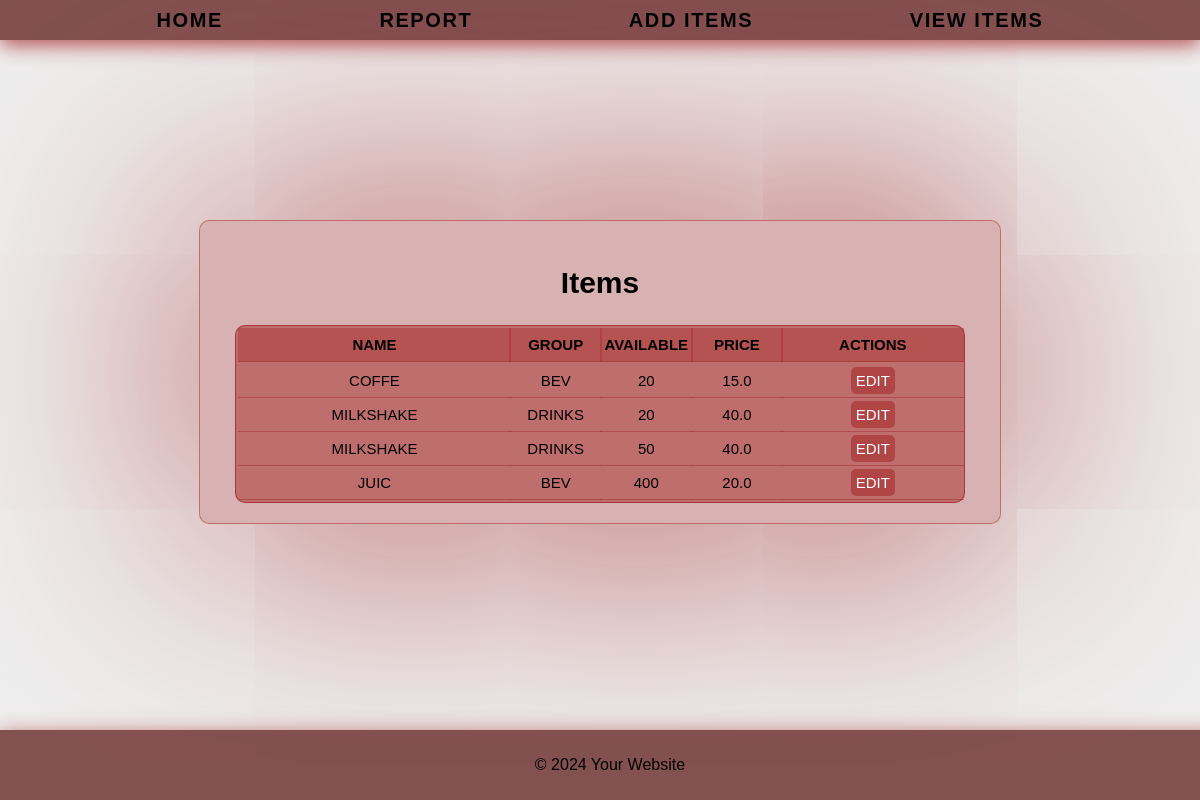
/items, run on an earlier commit of the app's database.
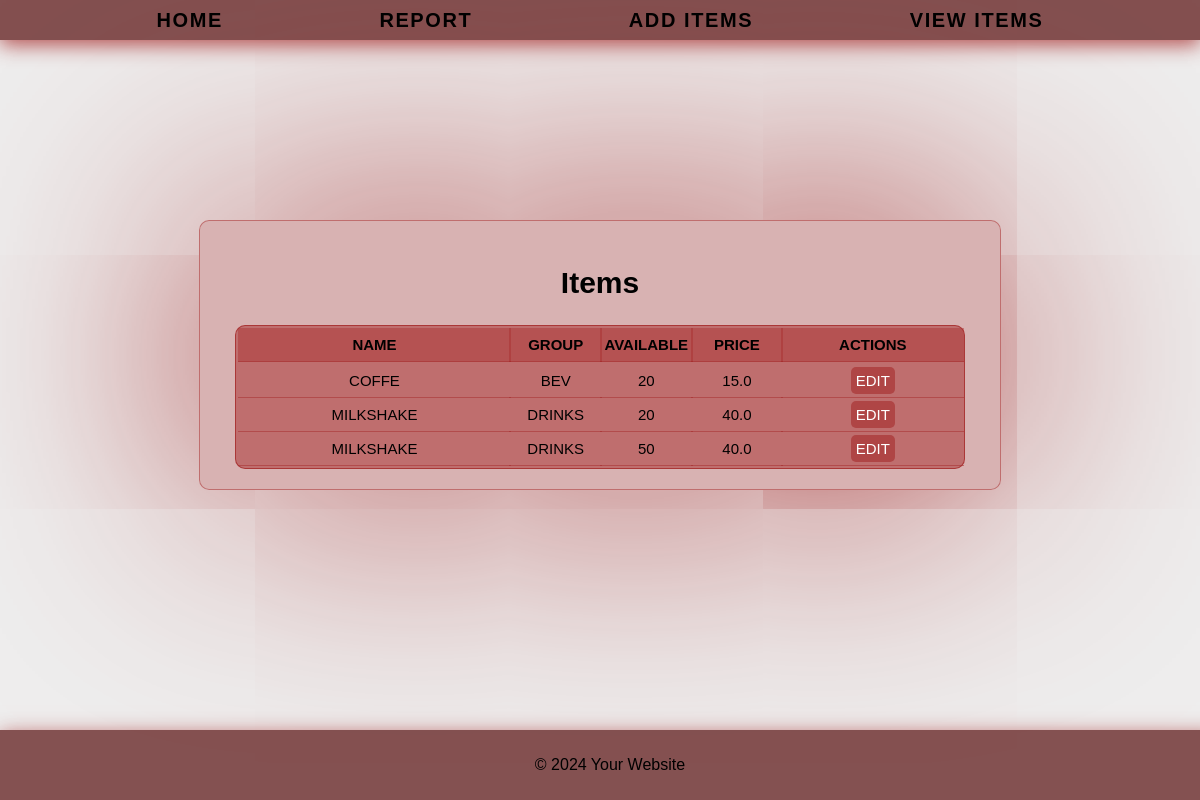
And on a later commit of the database.
### app/models.py (models this page shows)
class Item(db.Model):
    id = db.Column(db.Integer, primary_key=True)
    name = db.Column(db.String(100), nullable=False)
    group = db.Column(db.String(100), nullable=False)
    quantity = db.Column(db.Integer, nullable=False)
    price = db.Column(db.Float, nullable=False)
    user_id = db.Column(db.Integer, db.ForeignKey('user.id'), nullable=False)

### app/views.py (the view)
@app.route('/items')
def items():
    items = Item.query.all()
    return render_template('items.html', items=items)

### app/templates/items.html (shortened to what this page needs)
{% extends 'layout.html' %}
{% block content %}
<section class="items">
    <h2>Items</h2>
    <table class="item-table">
        <thead>
            <tr>
                <th>Name</th>
                <th>Group</th>
                <th>Available</th>
                <th>Price</th>
                <th>Actions</th>
            </tr>
        </thead>
        <tbody>
            {% for item in items %}
            <tr>
                <td>{{ item.name }}</td>
                <td>{{ item.group }}</td>
                <td>{{ item.quantity }}</td>
                <td>{{ item.price }}</td>
                <td><a href="{{ url_for('edit_item', item_id=item.id) }}">Edit</a></td>
            </tr>
            {% endfor %}
        </tbody>
    </table>
</section>
{% endblock %}

### app/templates/layout.html (shortened to what this page needs)
<!DOCTYPE html>
<html lang="en">
  <head>
    <link
      rel="stylesheet"
      href="{{ url_for('static', filename='css/style.css') }}"
    />
    <link
      rel="stylesheet"
      href="https://cdnjs.cloudflare.com/ajax/libs/font-awesome/4.7.0/css/font-awesome.min.css"
    />
  </head>
  <body>
    <header>
      <nav>
        <ul>
          <li><a href="/">Home</a></li>
          <li><a href="#">Report</a></li>
          <li><a href="/add_item">Add Items</a></li>
          <li><a href="/items">View Items</a></li>
        </ul>
      </nav>
    </header>
    <main>{% block content %}{% endblock %}</main>
    <footer>
      <p>&copy; 2024 Your Website</p>
    </footer>
  </body>
</html>

### app/static/css/style.css (style rules this page uses)
body { font-family: Arial, sans-serif; margin: 0; padding: 0; background-color: #eee; }
header, footer { background-color: rgba(105, 42, 42, 0.8); box-shadow: 0 5px 20px rgba(165, 42, 42, 0.8); }
nav ul { list-style-type: none; margin: 0; padding: 0; display: flex; justify-content: space-evenly; align-items: center; flex-flow: wrap; height: 5vh; }
nav ul li { text-transform: uppercase; font-family: "Franklin Gothic Medium", "Arial Narrow", Arial, sans-serif; font-size: 20px; font-weight: 600; letter-spacing: 0.1rem; }
nav ul li a, .items .item-table tbody tr td a { color: #000; text-decoration: none; }
main { padding: 20px; }
footer { padding: 10px; position: fixed; bottom: 0; width: 100%; text-align: center; }
.new-bill h2, .current-bill h2, .container h2, .items h2 { font-family: "Franklin Gothic Medium", "Arial Narrow", Arial, sans-serif; text-align: center; font-size: 30px; width: 100%; }
.current-bill .table thead tr th, .current-bill .table tbody tr td, .item-table thead tr th, .item-table tbody tr td { border-bottom: 1px solid rgba(165, 42, 42, 0.5); width: 100%; font-family: "Franklin Gothic Medium", "Arial Narrow", Arial, sans-serif; text-transform: uppercase; font-size: 15px; padding-top: 1vh; padding-bottom: 1vh; margin-right: 5px; }
.current-bill .table thead tr th, .items .item-table thead tr th { background-color: rgba(165, 42, 42, 0.4); }
.items { max-width: 800px; border: 1px solid rgba(165, 42, 42, 0.5); border-radius: 10px; background-color: rgba(165, 42, 42, 0.3); padding-top: 20px; padding-bottom: 20px; margin-inline: auto; box-shadow: 0 0 500px rgba(165, 42, 42, 1); margin-top: 20vh; }
.item-table { border: 1px solid rgba(165, 42, 42, 0.8); border-radius: 10px; background-color: rgba(165, 42, 42, 0.5); margin-inline: auto; }
.items .item-table thead tr , .items .item-table tbody tr { display: grid; grid-template-columns: 3fr 1fr 1fr 1fr 2fr; }
.items .item-table thead tr th, .items .item-table tbody tr td { text-align: center; }
.items .item-table tbody tr td a { background-color: red; padding: 5px; border-radius: 5px; transition: padding 0.1s ease; background-color: rgba(165, 42, 42, 0.6); color: #fff; }
.items .item-table tbody tr:last-child { border-bottom: none; }

What changed in the data, as far as the page shows it:
removed Item: name "JUIC", group "BEV", quantity "400", price "20.0"
